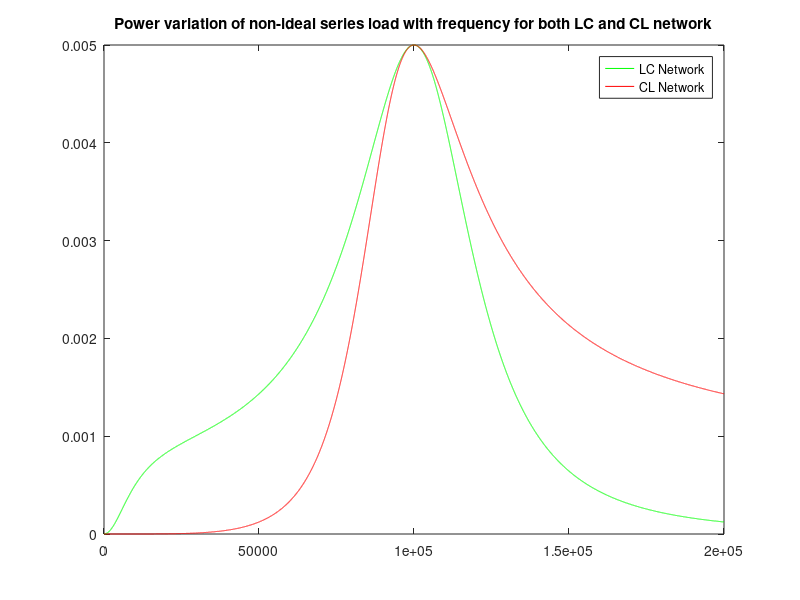

The MATLAB script that drew this image: (Note: this script raises an error after producing the figure.)
% This is for non-ideal load with all series elements
RL = 1000;
RS = 50;
f = 10^5;
W = 2*pi*f;
V = 1;
F = 0:10:2*10^5;
w = F*2*pi;
L = RL/(10*W);  % inductance of non-ideal load
C = 1/(W*W*L);  % capacitance of non-ideal load which is in resonance with inducatnce
C_LC=sqrt((RL-RS)/RS)/(W*RL);  %value of C for which res freq occurs at 100KHZ for LC Network(low pass)
L_LC=sqrt((RL-RS)*RS)/W;        %value of L for which res freq occurs at 100KHZ for LC Network(low pass)
L_CL=(RL/W)*sqrt(RS/(RL-RS));   %value of L for which res freq occurs at 100KHZ for CL Network(high pass)
C_CL = (W^2*L_CL^2+RL^2)/(W^2*L_CL*RL^2); %value of C for which res freq occurs at 100KHZ for CL Network(high pass)
Pmax = V^2/(4*RS);
Power = zeros(2,size(w,2));%1st column for calculating Power of LC  low pass Network 
                            %2nd column for calculating Power of CL high pass Network 

for k = 1:size(w,2)
    XL = 1i*w(1,k)*L;
    XC = -1i/(w(1,k)*C);
    Z = RL + (XL+XC);
    XC_LC = -1i/(w(1,k)*C_LC);
    XL_LC = 1i*w(1,k)*L_LC;
    Znet_LC = XC_LC*Z/(Z+XC_LC);
    XC_CL = -1i/(w(1,k)*C_CL);
    XL_CL = 1i*w(1,k)*L_CL;
    Znet_CL = XL_CL*Z/(Z+XL_CL);
   Power(1,k) = abs(V*XC_LC/((RS+XL_LC+Znet_LC)*(XC_LC+Z)))^2*RL;   %Power of LC  low pass Network 
   Power(2,k)= abs(V*XL_CL/((RS+XC_CL+Znet_CL)*(XL_CL+Z)))^2*RL;    %CL high pass Network 
end

plot(F, Power(1,:), 'Color', [0, 1.0, 0.0], 'LineStyle', '-')
hold on;
plot(F, Power(2,:), 'Color', [1, 0, 0], 'LineStyle', '-')
legend('LC Network','CL Network')

title('Power variation of non-ideal series load with frequency for both LC and CL network');
  %calculaton of bandwidth
  BW = zeros(1,2);
for k = 1:2
    for m = 1:size(w,2)
        if (Power(k,m)-(P_max/2))<0.0001
            if(w(1,m)<Wo)
                Diff(1,1) = w(1,m);
            end
            if(w(1,m)>Wo)
                Diff(1,2)=w(1,m);
            end
        end
    end
    BW(1,k) = Diff(1,2) - Diff(1,1); 
end
Bandwidth_LC = BW(1,1);
Bandwidth_CL = BW(1,2);
  
    
    